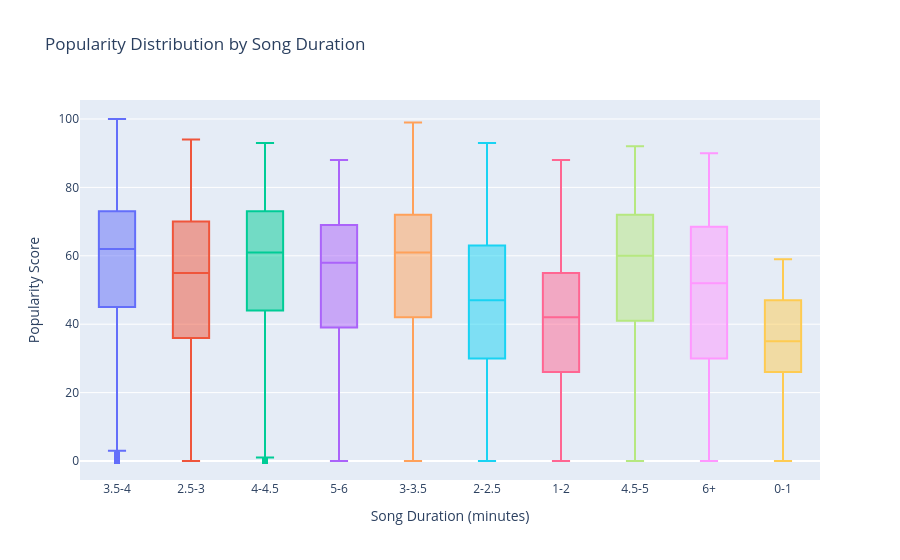

Notebook code for this chart:
### Markdown cell above
### Key Finding #1: The "Sweet Spot" is 3.5-4.5 Minutes

Looking at the bar chart above, we can see a clear pattern:

| Duration Range | Avg Popularity | Interpretation |
|---------------|----------------|----------------|
| **0-1 min** | 35.6 | Very short songs (intros, interludes) perform poorly |
| **1-2 min** | 39.2 | Still too short for mainstream appeal |
| **2-2.5 min** | 44.7 | Starting to reach acceptable length |
| **2.5-3 min** | 50.6 | Approaching the sweet spot |
| **3-3.5 min** | 54.3 | Strong performance |
| **3.5-4 min** | 55.7 | Near optimal |
| **4-4.5 min** | **56.0** | **Highest average popularity!** |
| **4.5-5 min** | 54.2 | Still strong but slightly declining |
| **5-6 min** | 51.2 | Starting to be "too long" |
| **6+ min** | 47.4 | Extended tracks lose mainstream appeal |

**Key Insight**: The optimal duration is actually slightly longer than our initial hypothesis of 3-4 minutes. The **3.5-4.5 minute range** shows the highest popularity, with a **20.4 point difference** between the best (4-4.5 min) and worst (0-1 min) performing duration bins.

This makes intuitive sense: songs need enough time to develop a hook, verse, chorus structure, but not so long that listeners lose interest.

### Code cell
# Box plot to show distribution within each duration bin
fig = px.box(
    df_clean,
    x='duration_bin',
    y='track_popularity',
    title='Popularity Distribution by Song Duration',
    labels={'duration_bin': 'Song Duration (minutes)', 'track_popularity': 'Popularity Score'},
    color='duration_bin'
)
fig.update_layout(showlegend=False)
fig.show()

### Figure 1 — Plotly figure (JSON) as saved in the notebook; plotly's stock layout.template omitted (floating-point values rounded to 4 significant figures; data arrays with more than 128 entries replaced by an {"elided": "..."} marker saying what was removed)
{"data": [{"alignmentgroup": "True", "hovertemplate": "Song Duration (minutes)=%{x}<br>Popularity Score=%{y}<extra></extra>", "legendgroup": "3.5-4", "marker": {"color": "#636efa"}, "name": "3.5-4", "notched": false, "offsetgroup": "3.5-4", "orientation": "v", "showlegend": true, "type": "box", "x": {"elided": "3938 str values"}, "x0": " ", "xaxis": "x", "y": {"elided": "3938 int values"}, "y0": " ", "yaxis": "y"}, {"alignmentgroup": "True", "hovertemplate": "Song Duration (minutes)=%{x}<br>Popularity Score=%{y}<extra></extra>", "legendgroup": "2.5-3", "marker": {"color": "#EF553B"}, "name": "2.5-3", "notched": false, "offsetgroup": "2.5-3", "orientation": "v", "showlegend": true, "type": "box", "x": {"elided": "2768 str values"}, "x0": " ", "xaxis": "x", "y": {"elided": "2768 int values"}, "y0": " ", "yaxis": "y"}, {"alignmentgroup": "True", "hovertemplate": "Song Duration (minutes)=%{x}<br>Popularity Score=%{y}<extra></extra>", "legendgroup": "4-4.5", "marker": {"color": "#00cc96"}, "name": "4-4.5", "notched": false, "offsetgroup": "4-4.5", "orientation": "v", "showlegend": true, "type": "box", "x": {"elided": "2125 str values"}, "x0": " ", "xaxis": "x", "y": {"elided": "2125 int values"}, "y0": " ", "yaxis": "y"}, {"alignmentgroup": "True", "hovertemplate": "Song Duration (minutes)=%{x}<br>Popularity Score=%{y}<extra></extra>", "legendgroup": "5-6", "marker": {"color": "#ab63fa"}, "name": "5-6", "notched": false, "offsetgroup": "5-6", "orientation": "v", "showlegend": true, "type": "box", "x": {"elided": "736 str values"}, "x0": " ", "xaxis": "x", "y": {"elided": "736 int values"}, "y0": " ", "yaxis": "y"}, {"alignmentgroup": "True", "hovertemplate": "Song Duration (minutes)=%{x}<br>Popularity Score=%{y}<extra></extra>", "legendgroup": "3-3.5", "marker": {"color": "#FFA15A"}, "name": "3-3.5", "notched": false, "offsetgroup": "3-3.5", "orientation": "v", "showlegend": true, "type": "box", "x": {"elided": "4021 str values"}, "x0": " ", "xaxis": "x", "y": {"elided": "4021 int values"}, "y0": " ", "yaxis": "y"}, {"alignmentgroup": "True", "hovertemplate": "Song Duration (minutes)=%{x}<br>Popularity Score=%{y}<extra></extra>", "legendgroup": "2-2.5", "marker": {"color": "#19d3f3"}, "name": "2-2.5", "notched": false, "offsetgroup": "2-2.5", "orientation": "v", "showlegend": true, "type": "box", "x": {"elided": "1482 str values"}, "x0": " ", "xaxis": "x", "y": {"elided": "1482 int values"}, "y0": " ", "yaxis": "y"}, {"alignmentgroup": "True", "hovertemplate": "Song Duration (minutes)=%{x}<br>Popularity Score=%{y}<extra></extra>", "legendgroup": "1-2", "marker": {"color": "#FF6692"}, "name": "1-2", "notched": false, "offsetgroup": "1-2", "orientation": "v", "showlegend": true, "type": "box", "x": {"elided": "783 str values"}, "x0": " ", "xaxis": "x", "y": {"elided": "783 int values"}, "y0": " ", "yaxis": "y"}, {"alignmentgroup": "True", "hovertemplate": "Song Duration (minutes)=%{x}<br>Popularity Score=%{y}<extra></extra>", "legendgroup": "4.5-5", "marker": {"color": "#B6E880"}, "name": "4.5-5", "notched": false, "offsetgroup": "4.5-5", "orientation": "v", "showlegend": true, "type": "box", "x": {"elided": "1067 str values"}, "x0": " ", "xaxis": "x", "y": {"elided": "1067 int values"}, "y0": " ", "yaxis": "y"}, {"alignmentgroup": "True", "hovertemplate": "Song Duration (minutes)=%{x}<br>Popularity Score=%{y}<extra></extra>", "legendgroup": "6+", "marker": {"color": "#FF97FF"}, "name": "6+", "notched": false, "offsetgroup": "6+", "orientation": "v", "showlegend": true, "type": "box", "x": {"elided": "315 str values"}, "x0": " ", "xaxis": "x", "y": {"elided": "315 int values"}, "y0": " ", "yaxis": "y"}, {"alignmentgroup": "True", "hovertemplate": "Song Duration (minutes)=%{x}<br>Popularity Score=%{y}<extra></extra>", "legendgroup": "0-1", "marker": {"color": "#FECB52"}, "name": "0-1", "notched": false, "offsetgroup": "0-1", "orientation": "v", "showlegend": true, "type": "box", "x": ["0-1", "0-1", "0-1", "0-1", "0-1", "0-1", "0-1", "0-1", "0-1", "0-1", "0-1", "0-1", "0-1", "0-1", "0-1", "0-1", "0-1", "0-1", "0-1", "0-1", "0-1", "0-1", "0-1", "0-1", "0-1", "0-1", "0-1", "0-1", "0-1", "0-1", "0-1", "0-1", "0-1", "0-1", "0-1", "0-1", "0-1", "0-1", "0-1", "0-1", "0-1", "0-1", "0-1", "0-1", "0-1", "0-1", "0-1", "0-1", "0-1", "0-1", "0-1", "0-1", "0-1", "0-1", "0-1", "0-1", "0-1", "0-1", "0-1", "0-1", "0-1", "0-1", "0-1", "0-1", "0-1", "0-1", "0-1", "0-1", "0-1", "0-1", "0-1", "0-1", "0-1", "0-1", "0-1", "0-1", "0-1", "0-1", "0-1", "0-1", "0-1", "0-1", "0-1"], "x0": " ", "xaxis": "x", "y": [47, 29, 49, 36, 0, 38, 26, 32, 48, 24, 37, 34, 57, 34, 47, 44, 57, 45, 59, 35, 22, 25, 48, 50, 21, 0, 0, 34, 41, 36, 59, 21, 57, 26, 47, 27, 30, 30, 51, 34, 41, 59, 57, 59, 34, 21, 21, 30, 24, 29, 19, 30, 47, 34, 35, 26, 51, 36, 19, 22, 38, 48, 0, 0, 27, 45, 44, 32, 26, 34, 48, 0, 36, 47, 45, 25, 57, 50, 47, 49, 57, 34, 37], "y0": " ", "yaxis": "y"}], "layout": {"boxmode": "overlay", "legend": {"title": {"text": "Song Duration (minutes)"}, "tracegroupgap": 0}, "showlegend": false, "title": {"text": "Popularity Distribution by Song Duration"}, "xaxis": {"anchor": "y", "categoryarray": ["3.5-4", "2.5-3", "4-4.5", "5-6", "3-3.5", "2-2.5", "1-2", "4.5-5", "6+", "0-1"], "categoryorder": "array", "domain": [0, 1], "title": {"text": "Song Duration (minutes)"}}, "yaxis": {"anchor": "x", "domain": [0, 1], "title": {"text": "Popularity Score"}}}}
